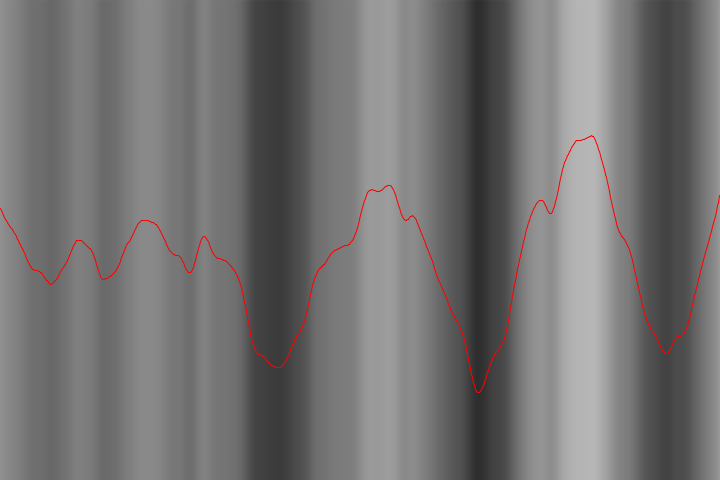
Frame 1 (no input)
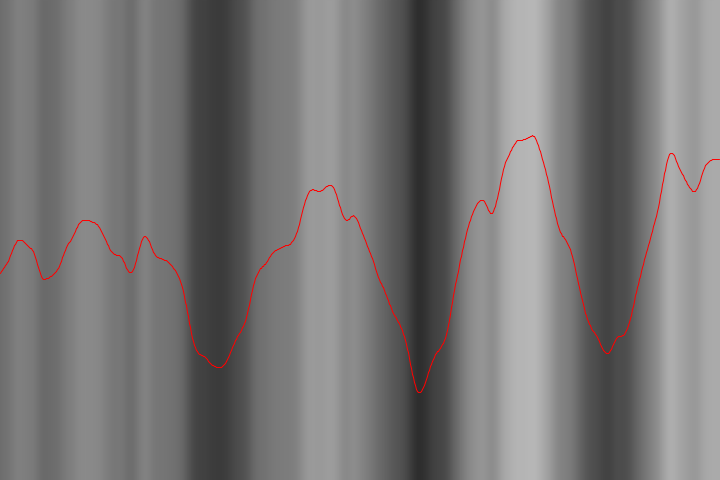
Frame 60 (the mouse pressed at the canvas centre just before this capture)
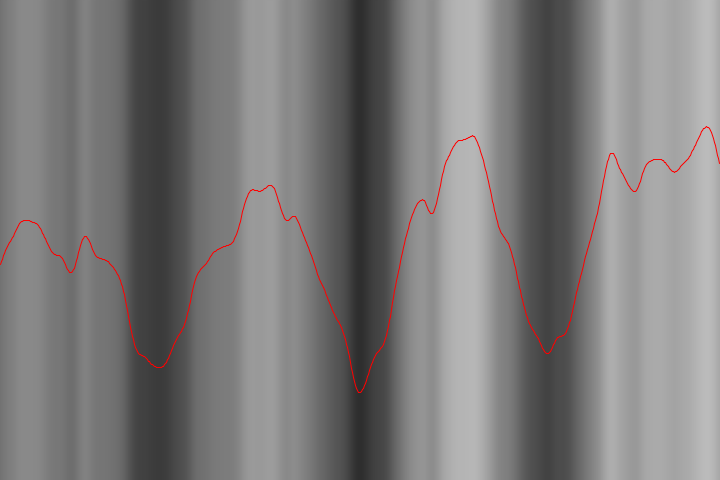
Frame 120 (the mouse held since frame 60 and released just before this capture)

The Processing sketch that drew these frames (run headless with seeded random() and noise(); from frame 60 on, the mouse is pressed at the canvas centre):

// Processing sketch: Perlin1Danimated
// ── Perlin1Danimated.pde


float r = random(100000);
float value = 0;
float pValue = 0;

void setup() {
  size(720, 480);
  for (int i = 0; i < width; i++) {
    value = noise(i * 0.01 + r);
    stroke(value * 255.);
    line(i, 0, i, height);

    if (i != 0) {
      stroke(255, 0, 0);
      line(i, map(value, 0, 1, height, 0), i-1, map(pValue, 0, 1, height, 0));
    }
    pValue = value;
  }
}

void draw() {
  value = 0;
  pValue = 0;
  for (int i = 0; i < width; i++) {
    value = noise(i * 0.01 + r + (frameCount * 0.01));
    stroke(value * 255.);
    line(i, 0, i, height);

    if (i != 0) {
      stroke(255, 0, 0);
      line(i, map(value, 0, 1, height, 0), i-1, map(pValue, 0, 1, height, 0));
    }
    pValue = value;
  }
}
